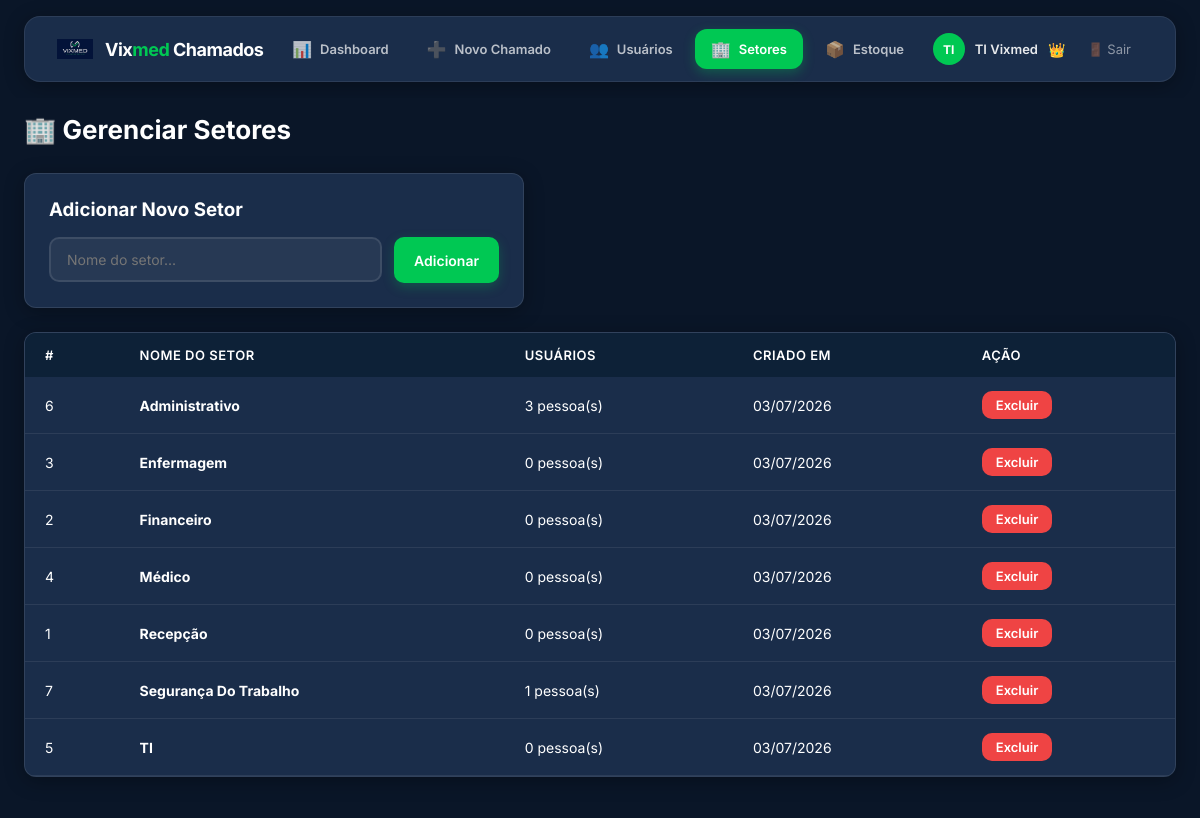
The app's page /gerenciar_setores.php (signed in) with its own data.
### tables this page shows
CREATE TABLE `setores` (
  `id` int NOT NULL AUTO_INCREMENT,
  `nome` varchar(100) NOT NULL,
  `criado_em` datetime DEFAULT CURRENT_TIMESTAMP,
  PRIMARY KEY (`id`),
  UNIQUE KEY `nome` (`nome`)
);

### gerenciar_setores.php (the view, shortened to what this page needs)
<?php
require_once "conexao.php";
$setores = $pdo->query("SELECT s.*, (SELECT COUNT(*) FROM usuarios u WHERE u.setor_id = s.id) as total_usuarios FROM setores s ORDER BY s.nome")->fetchAll(PDO::FETCH_ASSOC);
?>
<!DOCTYPE html>
<html lang="pt-BR">
<head>
    <link rel="stylesheet" href="css/style.css">
</head>
<body>
<div class="app-container">
    <?php include 'sidebar.php'; ?>
    <div class="main-content">
        <div class="page-header">
            <h2>🏢 Gerenciar Setores</h2>
        </div>
        <div class="card" style="margin-bottom: 24px; max-width: 500px;">
            <h3 style="margin-bottom: 16px;">Adicionar Novo Setor</h3>
            <form method="POST" style="display:flex; gap:12px;">
                <div class="form-group" style="flex:1; margin-bottom:0;">
                    <input type="text" name="nome" placeholder="Nome do setor..." required>
                </div>
                <button type="submit" class="btn btn-primary" style="height:46px;">Adicionar</button>
            </form>
        </div>
        <div class="table-container">
            <table>
                <thead>
                    <tr>
                        <th>#</th>
                        <th>Nome do Setor</th>
                        <th>Usuários</th>
                        <th>Criado em</th>
                        <th>Ação</th>
                    </tr>
                </thead>
                <tbody>
                <?php foreach ($setores as $s): ?>
                    <tr>
                        <td><?= $s['id'] ?></td>
                        <td><strong><?= htmlspecialchars($s['nome']) ?></strong></td>
                        <td><?= $s['total_usuarios'] ?> pessoa(s)</td>
                        <td><?= date('d/m/Y', strtotime($s['criado_em'])) ?></td>
                        <td>
                            <form method="POST" style="display:inline;" onsubmit="return confirm('Excluir este setor?')">
                                <button type="submit" class="btn btn-danger btn-sm">Excluir</button>
                            </form>
                        </td>
                    </tr>
                <?php endforeach; ?>
                </tbody>
            </table>
        </div>
    </div>
</div>
</body>
</html>

### css/style.css (style rules this page uses)
:root { --azul-escuro: #0a1628; --azul-medio: #1a2d4a; --azul-claro: #243b5e; --verde: #00c853; --verde-hover: #00a844; --verde-suave: rgba(0, 200, 83, 0.1); --branco: #ffffff; --cinza-fundo: #0e1d33; --cinza-borda: rgba(255, 255, 255, 0.12); --cinza-texto: rgba(255, 255, 255, 0.85); --texto-escuro: #ffffff; --vermelho: #ef4444; --amarelo: #f59e0b; --sombra: 0 4px 24px rgba(0, 0, 0, 0.25); --sombra-hover: 0 8px 32px rgba(0, 0, 0, 0.35); --radius: 12px; --transition: all 0.3s cubic-bezier(0.4, 0, 0.2, 1); }
* { margin: 0; padding: 0; box-sizing: border-box; }
body { font-family: 'Inter', sans-serif; background: var(--azul-escuro); color: var(--branco); min-height: 100vh; }
.app-container { display: flex !important; flex-direction: column !important; width: 100% !important; min-height: 100vh !important; background: var(--azul-escuro) !important; }
.main-content { flex: 1; padding: 0 32px 32px; max-width: 1400px; margin: 0 auto; width: 100%; min-height: calc(100vh - 80px); transition: var(--transition); background: var(--azul-escuro); }
.page-header { display: flex; align-items: center; justify-content: space-between; margin-bottom: 28px; }
.page-header h2 { font-size: 26px; font-weight: 700; color: var(--branco); }
.btn { display: inline-flex; align-items: center; gap: 8px; padding: 10px 20px; border: none; border-radius: 10px; font-family: 'Inter', sans-serif; font-size: 14px; font-weight: 600; cursor: pointer; transition: var(--transition); text-decoration: none; }
.btn-primary { background: var(--verde); color: var(--branco); box-shadow: 0 4px 12px rgba(0, 200, 83, 0.25); }
.btn-danger { background: var(--vermelho); color: var(--branco); }
.btn-sm { padding: 6px 14px; font-size: 13px; }
.card { background: rgba(255, 255, 255, 0.06); backdrop-filter: blur(12px); -webkit-backdrop-filter: blur(12px); border: 1px solid rgba(255, 255, 255, 0.08); border-radius: var(--radius); box-shadow: var(--sombra); padding: 24px; transition: var(--transition); color: var(--branco); }
.table-container { background: rgba(255, 255, 255, 0.06); backdrop-filter: blur(12px); -webkit-backdrop-filter: blur(12px); border: 1px solid rgba(255, 255, 255, 0.08); border-radius: var(--radius); box-shadow: var(--sombra); overflow: hidden; }
.table-container table { width: 100%; border-collapse: collapse; }
.table-container th { background: var(--azul-escuro); color: var(--branco); padding: 14px 20px; text-align: left; font-size: 13px; font-weight: 600; text-transform: uppercase; letter-spacing: 0.5px; }
.table-container td { padding: 14px 20px; border-bottom: 1px solid rgba(255, 255, 255, 0.06); font-size: 14px; color: rgba(255, 255, 255, 0.85); }
.table-container tr:last-child td { border-bottom: none; }
.form-group { margin-bottom: 20px; }
.form-group input, .form-group select, .form-group textarea { width: 100%; padding: 12px 16px; border: 2px solid rgba(255, 255, 255, 0.1); border-radius: 10px; font-family: 'Inter', sans-serif; font-size: 14px; color: var(--branco); transition: var(--transition); background: rgba(255, 255, 255, 0.06); }
body, .main-content, .app-container { background-color: #0a1628 !important; color: #ffffff !important; }
.page-header h2, .page-header h3, .page-header h1, h1, h2, h3, h4, h5, h6 { color: #ffffff !important; }
.card, .stat-card, .table-container, .bi-card, .chat-container { background-color: #1a2d4a !important; border: 1px solid rgba(255, 255, 255, 0.1) !important; box-shadow: 0 4px 20px rgba(0, 0, 0, 0.3) !important; color: #ffffff !important; }
.table-container th { background-color: #0d2137 !important; color: #ffffff !important; }
.table-container td { color: #ffffff !important; border-bottom: 1px solid rgba(255, 255, 255, 0.08) !important; }

### sidebar.php (style rules this page uses)
.app-container { display: flex !important; flex-direction: column !important; width: 100% !important; min-height: 100vh !important; margin: 0 !important; padding: 0 !important; box-sizing: border-box !important; background: #0a1628 !important; }
.main-content { flex: 1 !important; width: 100% !important; max-width: 1400px !important; margin: 0 auto !important; padding: 16px 24px 32px !important; box-sizing: border-box !important; background: #0a1628 !important; }

### records on screen
setores: id "6", nome "Administrativo", total_usuarios "3", criado_em "03/07/2026"
setores: id "3", nome "Enfermagem", total_usuarios "0", criado_em "03/07/2026"
setores: id "2", nome "Financeiro", total_usuarios "0", criado_em "03/07/2026"
setores: id "4", nome "Médico", total_usuarios "0", criado_em "03/07/2026"
setores: id "1", nome "Recepção", total_usuarios "0", criado_em "03/07/2026"
setores: id "7", nome "Segurança Do Trabalho", total_usuarios "1", criado_em "03/07/2026"
setores: id "5", nome "TI", total_usuarios "0", criado_em "03/07/2026"

### other values on screen
$iniciais "TI"
$nome "TI Vixmed"
